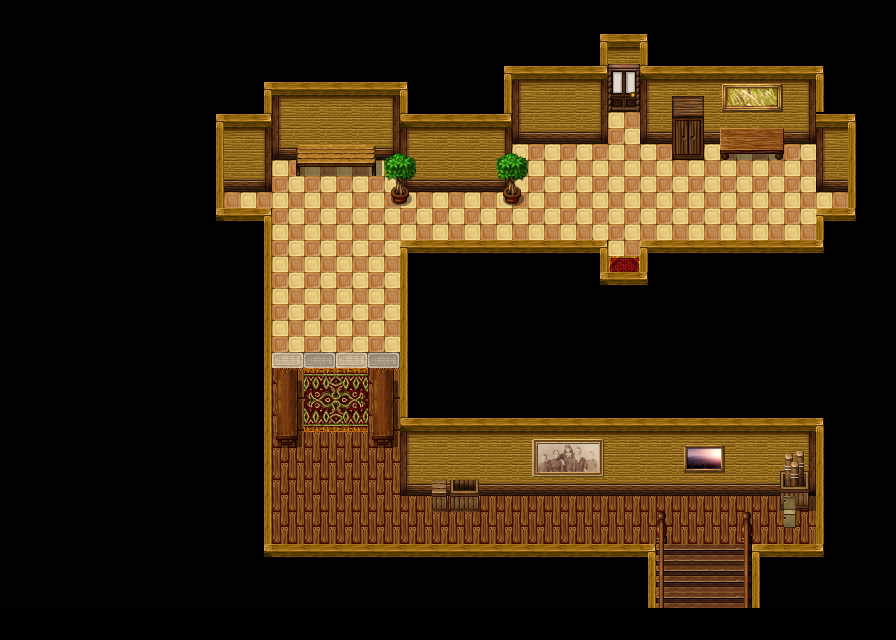

Tiled map render using the project's own tile images. Description and the map definition, with tile-layer contents summarised, below:
An orthogonal 56x40 tile map with 16x16 px tiles, 8 tile layers (floor, walls, items, items, ...), 1 hidden layer not drawn, 6 tilesets and 12 objects (6x object, 5x teleport, init).

<map version="1.0" orientation="orthogonal" width="56" height="40" tilewidth="16" tileheight="16">
 <properties>
  <property name="name" value="Upper Level Hallway L" />
 </properties>
 <tileset firstgid="1" name="floors_2" tilewidth="16" tileheight="16">
  <image source="../graphics/tiles/floors_2.png" width="256" height="512" />
 </tileset>
 <tileset firstgid="513" name="walls_2" tilewidth="16" tileheight="16">
  <image source="../graphics/tiles/walls_2.png" width="512" height="690" />
 </tileset>
 <tileset firstgid="1889" name="mansion" tilewidth="16" tileheight="16">
  <image source="../graphics/tiles/mansion.png" width="611" height="770" />
 </tileset>
 <tileset firstgid="3713" name="furniture_2" tilewidth="16" tileheight="16">
  <image source="../graphics/tiles/furniture_2.png" width="512" height="512" />
 </tileset>
 <tileset firstgid="4737" name="tools" tilewidth="16" tileheight="16">
  <image source="../graphics/tiles/tools.png" width="500" height="500" />
 </tileset>
 <tileset firstgid="5698" name="paintings" tilewidth="16" tileheight="16">
  <image source="../graphics/tiles/paintings.png" width="512" height="256" />
 </tileset>
 <layer name="floor" width="56" height="40">
  <data>[2240 cells, 599 non-empty, 12 distinct tile ids]</data>
 </layer>
 <layer name="walls" width="56" height="40">
  <data>[2240 cells, 368 non-empty, 16 distinct tile ids]</data>
 </layer>
 <layer name="items" width="56" height="40">
  <data>[2240 cells, 218 non-empty, 138 distinct tile ids]</data>
 </layer>
 <layer name="items" width="56" height="40">
  <data>[2240 cells, 12 non-empty, 12 distinct tile ids]</data>
 </layer>
 <layer name="clickables" width="56" height="40">
  <data>[2240 cells, 0 non-empty, 0 distinct tile ids]</data>
 </layer>
 <layer name="hero" width="56" height="40">
  <data>[2240 cells, 0 non-empty, 0 distinct tile ids]</data>
 </layer>
 <layer name="items" width="56" height="40">
  <data>[2240 cells, 16 non-empty, 12 distinct tile ids]</data>
 </layer>
 <layer name="overhead map" width="56" height="40">
  <data>[2240 cells, 1426 non-empty, 17 distinct tile ids]</data>
 </layer>
 <layer name="collision" width="56" height="40" visible="0" opacity="0.75">
  <data>[2240 cells, 1680 non-empty, 1 distinct tile ids]</data>
 </layer>
 <objectgroup name="objects" width="56" height="40">
  <object name="tpatrium" type="teleport" x="848" y="176" width="32" height="48">
   <properties>
    <property name="sound" value="doormove2" />
    <property name="target" value="atrium" />
    <property name="x" value="3" />
    <property name="y" value="27" />
   </properties>
  </object>
  <object name="tpmirrorhall" type="teleport" x="608" y="64" width="32" height="48">
   <properties>
    <property name="func" value="lefthallway_tpmirrorhall" />
    <property name="sound" value="doormove6" />
    <property name="target" value="mirrorhall" />
    <property name="x" value="20" />
    <property name="y" value="37" />
   </properties>
  </object>
  <object name="tpabandonedchamber" type="teleport" x="608" y="288" width="32" height="32">
   <properties>
    <property name="sound" value="doormove3" />
    <property name="target" value="abandonedchamber" />
    <property name="x" value="17" />
    <property name="y" value="8" />
   </properties>
  </object>
  <object name="tpupperbalcony" type="teleport" x="192" y="176" width="32" height="48">
   <properties>
    <property name="func" value="lefthallway_tpupperbalcony" />
    <property name="sound" value="doormove6" />
    <property name="target" value="upperbalcony" />
    <property name="x" value="3" />
    <property name="y" value="27" />
   </properties>
  </object>
  <object name="switch1" type="object" x="416" y="144" width="16" height="32">
   <properties>
    <property name="func" value="lefthallway_switch1" />
    <property name="image" value="switch_mid.png" />
   </properties>
  </object>
  <object name="switch2" type="object" x="432" y="144" width="16" height="32">
   <properties>
    <property name="func" value="lefthallway_switch2" />
    <property name="image" value="switch_mid.png" />
   </properties>
  </object>
  <object name="switch3" type="object" x="448" y="144" width="16" height="32">
   <properties>
    <property name="func" value="lefthallway_switch3" />
    <property name="image" value="switch_mid.png" />
   </properties>
  </object>
  <object name="switch4" type="object" x="464" y="144" width="16" height="32">
   <properties>
    <property name="func" value="lefthallway_switch4" />
    <property name="image" value="switch_mid.png" />
   </properties>
  </object>
  <object name="switch5" type="object" x="480" y="144" width="16" height="32">
   <properties>
    <property name="func" value="lefthallway_switch5" />
    <property name="image" value="switch_mid.png" />
   </properties>
  </object>
  <object name="familyportrait" type="object" x="528" y="432" width="80" height="48">
   <properties>
    <property name="func" value="lefthallway_familyportrait" />
   </properties>
  </object>
  <object name="INIT" type="init" x="832" y="32" width="48" height="48">
   <properties>
    <property name="func" value="init_lefthallway" />
   </properties>
  </object>
 </objectgroup>
 <objectgroup name="scripts" width="56" height="40">
  <object name="tplwing" type="teleport" x="672" y="560" width="64" height="32">
   <properties>
    <property name="target" value="leftwing" />
    <property name="x" value="9" />
    <property name="y" value="4" />
   </properties>
  </object>
 </objectgroup>
</map>
